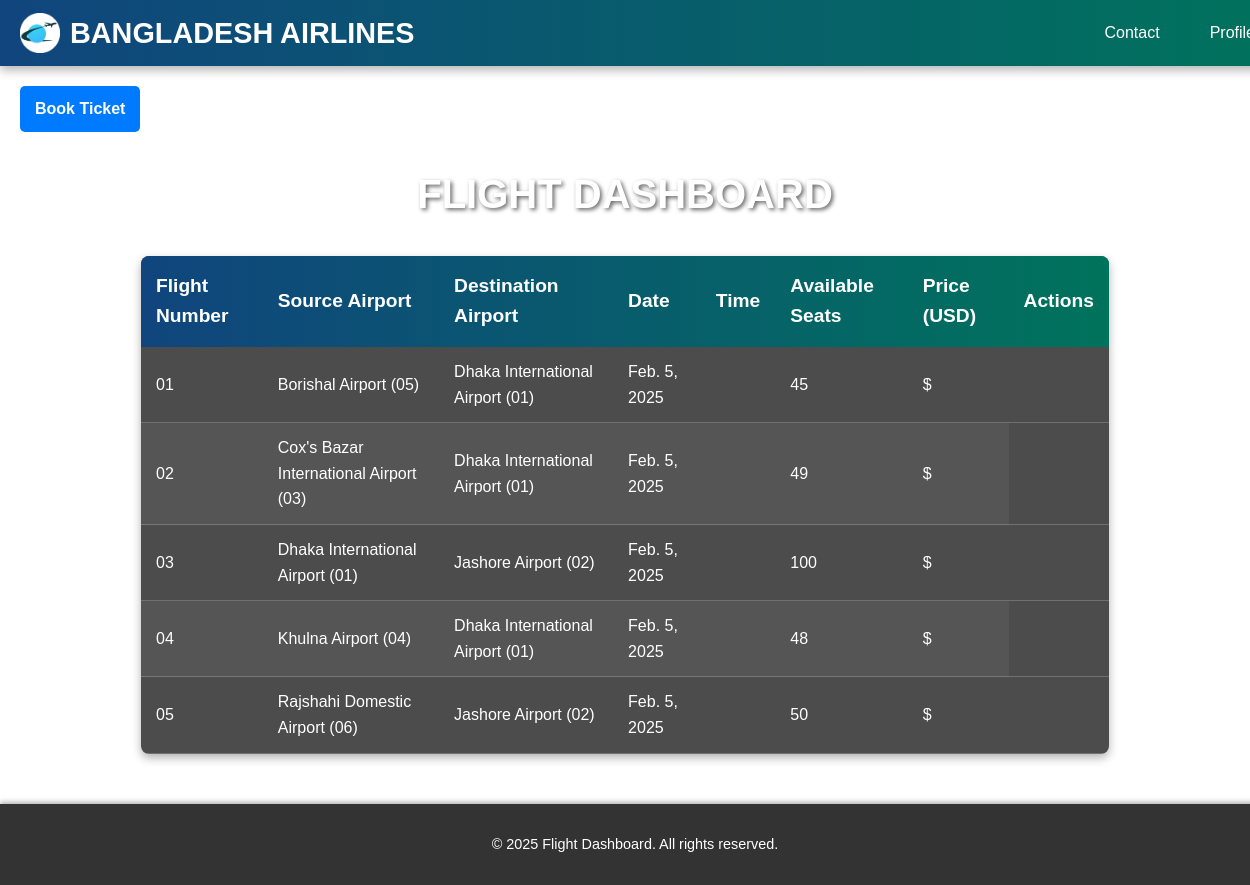
Before: /dashboard/ with the older database file.
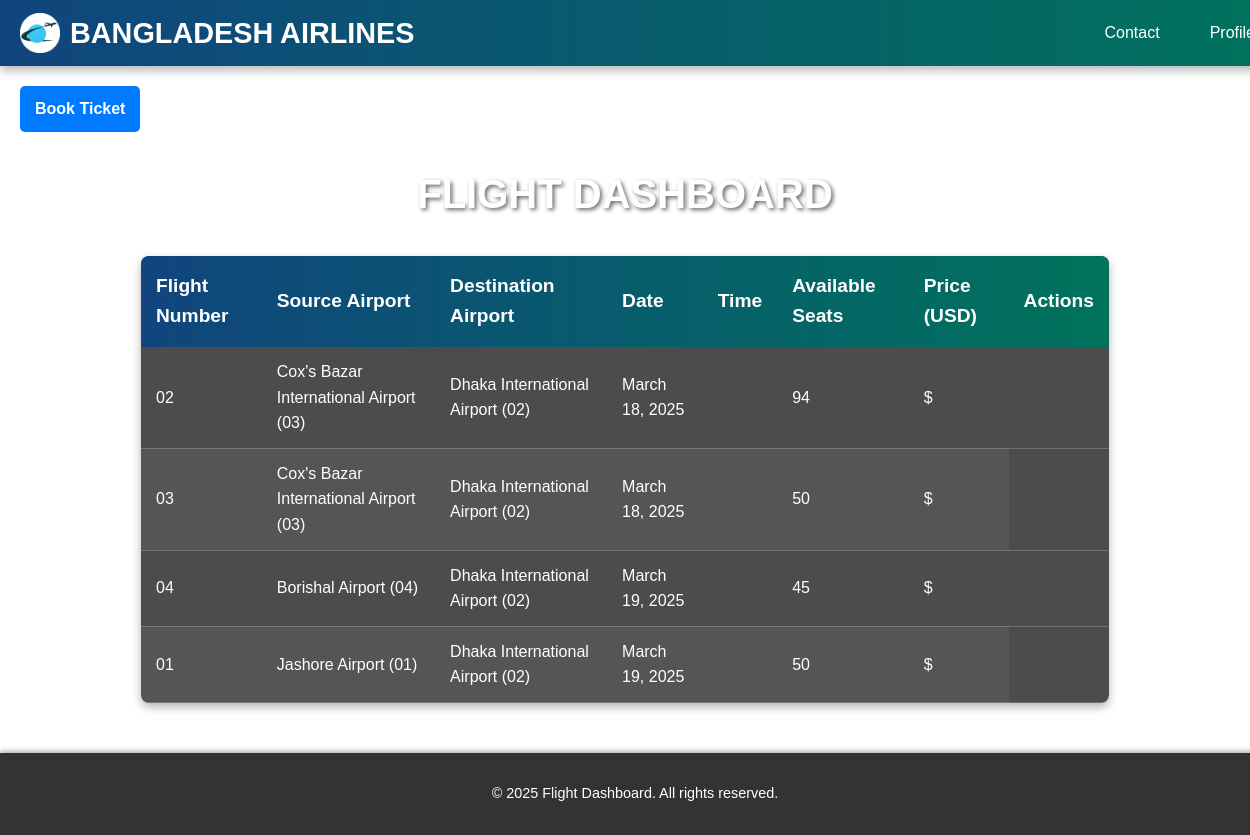
After: the same page with the newer database file.
### AirLine/models.py (models this page shows, shortened)
class Flight(models.Model):
    flight_number = models.CharField(max_length=20, unique=True, verbose_name="Flight Number")
    flight_name = models.CharField(max_length=100, verbose_name="Flight Name")
    source_airport = models.ForeignKey(Airport, related_name="departing_flights", on_delete=models.CASCADE, verbose_name="Source Airport")
    destination_airport = models.ForeignKey(Airport, related_name="arriving_flights", on_delete=models.CASCADE, verbose_name="Destination Airport")
    date = models.DateField(verbose_name="Flight Date")
    departure_time = models.TimeField(null=True, blank=True, verbose_name="Departure Time")
    arrival_time = models.TimeField(null=True, blank=True, verbose_name="Arrival Time")
    available_seats = models.PositiveIntegerField(default=50, verbose_name="Available Seats")
    economy_price = models.DecimalField(max_digits=10, decimal_places=2, verbose_name="Economy Class Price")
    business_price = models.DecimalField(max_digits=10, decimal_places=2, verbose_name="Business Class Price")
    first_class_price = models.DecimalField(max_digits=10, decimal_places=2, verbose_name="First Class Price")
    created_at = models.DateTimeField(auto_now_add=True, verbose_name="Created At")
    updated_at = models.DateTimeField(auto_now=True, verbose_name="Last Updated")
    def __str__(self):
        return f"{self.flight_number} ({self.source_airport.code} → {self.destination_airport.code})"
    class Meta:
        verbose_name = "Flight"
        verbose_name_plural = "Flights"
        ordering = ['date', 'departure_time']

class Airport(models.Model):
    name = models.CharField(max_length=100, verbose_name="Airport Name")
    city = models.CharField(max_length=100, verbose_name="City")
    country = models.CharField(max_length=100, verbose_name="Country")
    code = models.CharField(max_length=10, unique=True, verbose_name="Airport Code (IATA/ICAO)")
    class Meta:
        verbose_name = "Airport"
        verbose_name_plural = "Airports"
        ordering = ['city', 'name']

### AirLine/views.py (the view)
# urls.py: path('dashboard/', views.dashboard, name='dashboard'),
def dashboard(request):
    flights = Flight.objects.all()
    print(flights)  # Print the queryset in the console
    return render(request, 'dashboard.html', {'flights': flights})

### templates/dashboard.html (shortened to what this page needs)
<!DOCTYPE html>
<html lang="en">
<head>
    <link rel="stylesheet" href="/static/css/dashboard.css">
</head>
<body>
    {% include 'header.html' %}
    <div class="container">
        <div class="button-container">
            <a href="{% url 'search2' %}" class="action-button">Book Ticket</a>
        </div>
        <h1>Flight Dashboard</h1>
        <table>
            <thead>
                <tr>
                    <th>Flight Number</th>
                    <th>Source Airport</th>
                    <th>Destination Airport</th>
                    <th>Date</th>
                    <th>Time</th>
                    <th>Available Seats</th>
                    <th>Price (USD)</th>
                    <th>Actions</th>
                </tr>
            </thead>
            <tbody>
                {% for flight in flights %}
                    <tr>
                        <td>{{ flight.flight_number }}</td>
                        <td>{{ flight.source_airport.name }} ({{ flight.source_airport.code }})</td>
                        <td>{{ flight.destination_airport.name }} ({{ flight.destination_airport.code }})</td>
                        <td>{{ flight.date }}</td>
                        <td>{{ flight.time }}</td>
                        <td>{{ flight.available_seats }}</td>
                        <td>${{ flight.price }}</td>
                    </tr>
                {% empty %}
                    <tr>
                        <td colspan="8">No flights available.</td>
                    </tr>
                {% endfor %}
            </tbody>
        </table>
    </div>
    <footer>
        <p>&copy; 2025 Flight Dashboard. All rights reserved.</p>
    </footer>
</body>
</html>

Changed rows visible on the page:
removed Flight: flight_number "01", source_airport.name "Borishal Airport", source_airport.code "05", destination_airport.name "Dhaka International Airport", destination_airport.code "01", date "Feb. 5, 2025", available_seats "45"
removed Flight: flight_number "02", source_airport.name "Cox's Bazar International Airport", source_airport.code "03", destination_airport.name "Dhaka International Airport", destination_airport.code "01", date "Feb. 5, 2025", available_seats "49"
removed Flight: flight_number "03", source_airport.name "Dhaka International Airport", source_airport.code "01", destination_airport.name "Jashore Airport", destination_airport.code "02", date "Feb. 5, 2025", available_seats "100"
removed Flight: flight_number "04", source_airport.name "Khulna Airport", source_airport.code "04", destination_airport.name "Dhaka International Airport", destination_airport.code "01", date "Feb. 5, 2025", available_seats "48"
removed Flight: flight_number "05", source_airport.name "Rajshahi Domestic Airport", source_airport.code "06", destination_airport.name "Jashore Airport", destination_airport.code "02", date "Feb. 5, 2025", available_seats "50"
added Flight: flight_number "02", source_airport.name "Cox's Bazar International Airport", source_airport.code "03", destination_airport.name "Dhaka International Airport", destination_airport.code "02", date "March 18, 2025", available_seats "94"
added Flight: flight_number "03", source_airport.name "Cox's Bazar International Airport", source_airport.code "03", destination_airport.name "Dhaka International Airport", destination_airport.code "02", date "March 18, 2025", available_seats "50"
added Flight: flight_number "04", source_airport.name "Borishal Airport", source_airport.code "04", destination_airport.name "Dhaka International Airport", destination_airport.code "02", date "March 19, 2025", available_seats "45"
added Flight: flight_number "01", source_airport.name "Jashore Airport", source_airport.code "01", destination_airport.name "Dhaka International Airport", destination_airport.code "02", date "March 19, 2025", available_seats "50"
